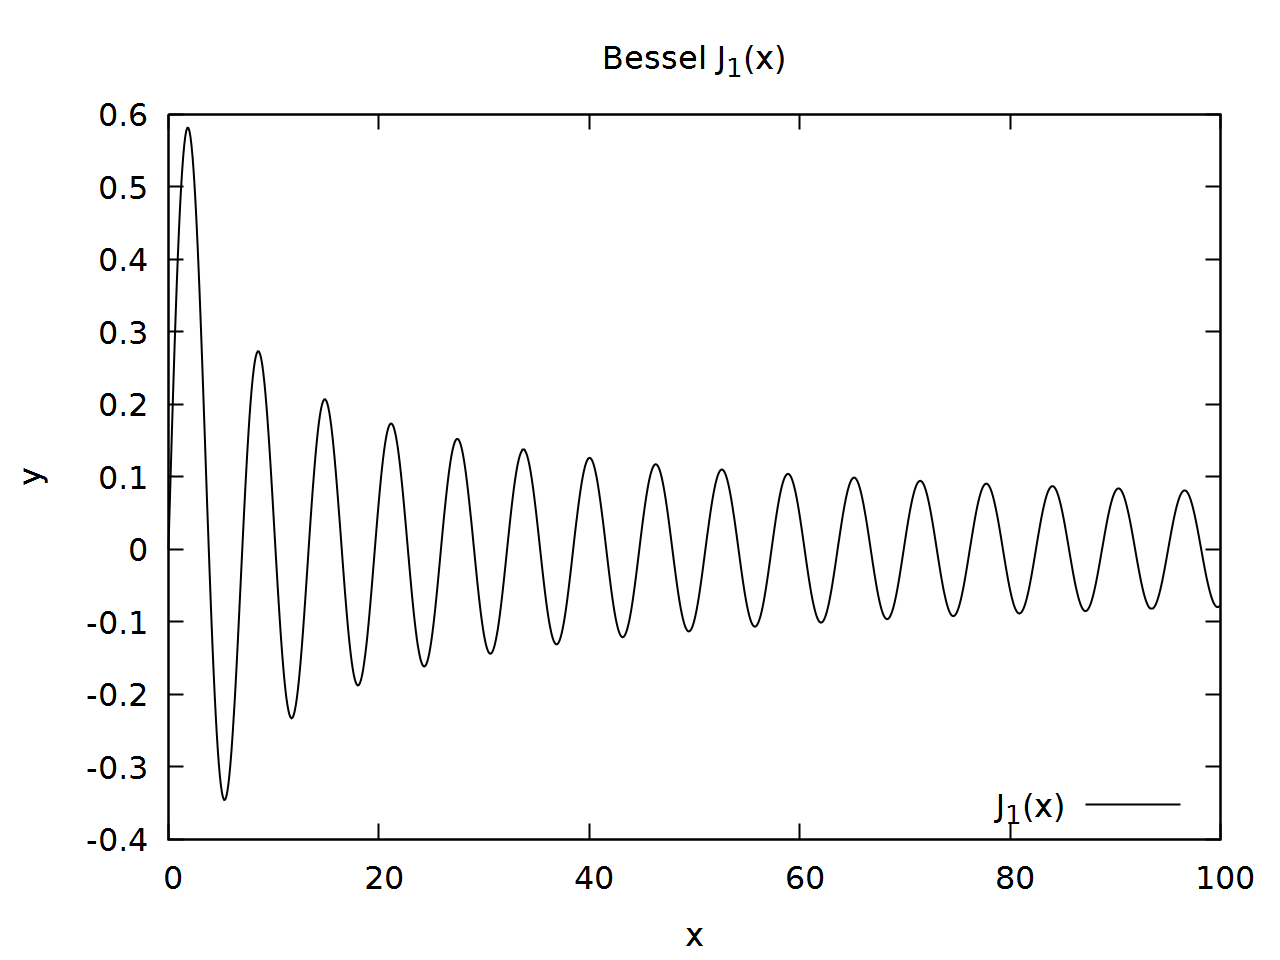

Source code (gnuplot):
reset

set encoding utf8

set bars 0.5
show bars
set pointsize 3


set ylabel "y"
set xlabel "x"
set key right top
set term pngcairo size 1280,960 fontscale 2 linewidth 2
set title "Bessel J_1(x)"
set output "plot_bessel_1.png"
plot \
 "bessel_1.txt" using 1:2 title "J_1(x)" with lines lt rgb "black"
set title "Bessel J_2(x)"
set output "plot_bessel_2.png"
plot \
 "bessel_2.txt" using 1:2 title "J_2(x)" with lines lt rgb "black"
set title "Bessel J_3(x)"
 set output "plot_bessel_3.png"
plot \
 "bessel_3.txt" using 1:2 title "J_3(x)" with lines lt rgb "black"
set title "Bessel J_4(x)"
 set output "plot_bessel_4.png"
plot \
 "bessel_4.txt" using 1:2 title "J_4(x)" with lines lt rgb "black"
 set title "Bessel J_5(x)"
 set output "plot_bessel_5.png"
plot \
 "bessel_5.txt" using 1:2 title "J_5(x)" with lines lt rgb "black"
 set title "Bessel J_6(x)"
 set output "plot_bessel_6.png"
plot \
 "bessel_6.txt" using 1:2 title "J_6(x)" with lines lt rgb "black"
 set title "Bessel J_7(x)"
 set output "plot_bessel_7.png"
plot \
 "bessel_7.txt" using 1:2 title "J_7(x)" with lines lt rgb "black"
  set title "Bessel J_7(x)"
 set output "plot_bessel_0.png"
plot \
 "bessel_0.txt" using 1:2 title "J_0(x)" with lines lt rgb "black"
